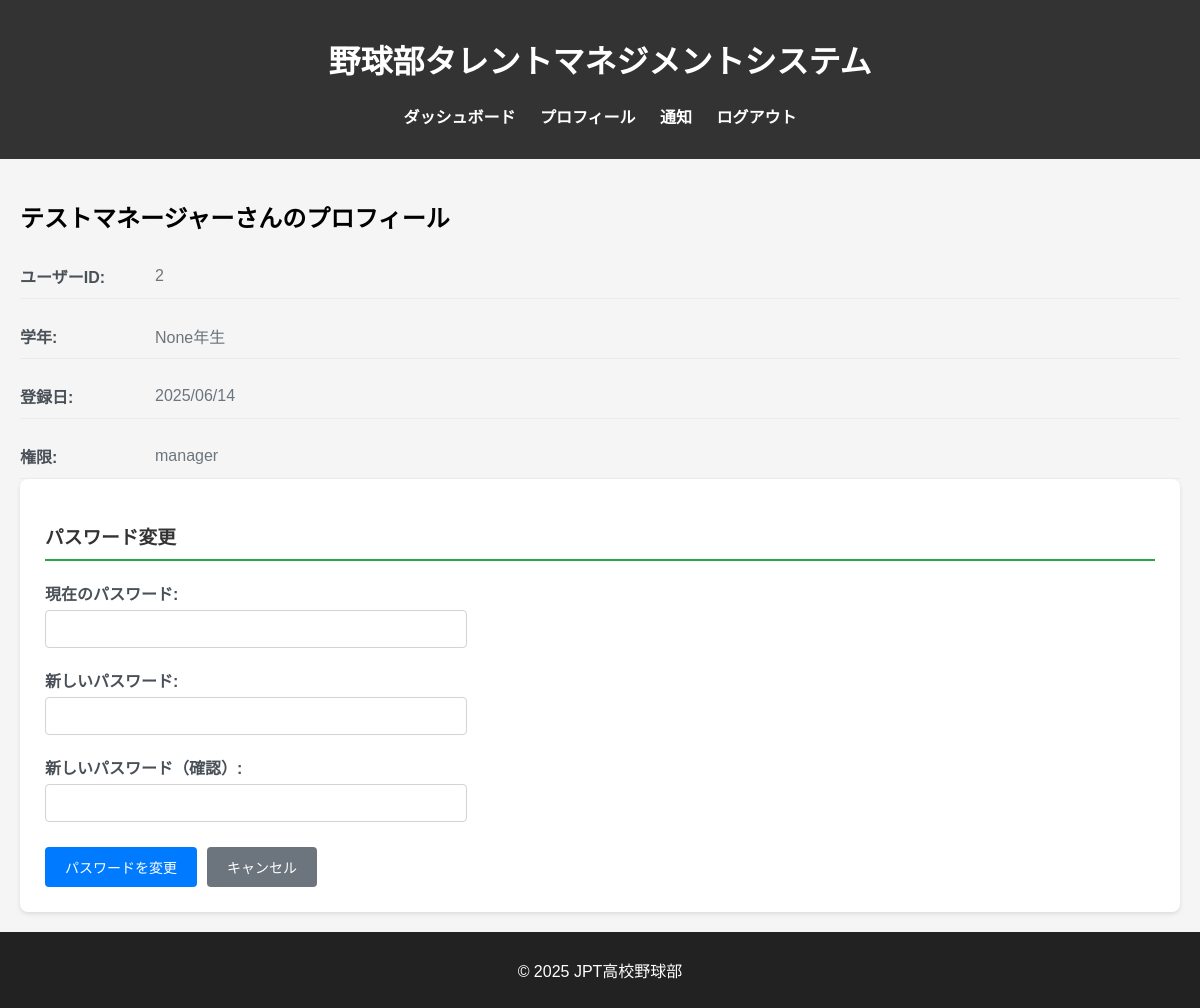
Screenshot of /profile/profile (signed in) with the database file from the repository.
### db_models.py (models this page shows, shortened)
class User(db.Model, UserMixin):
    __tablename__ = 'users'
    user_id = db.Column(db.Integer, primary_key=True)
    fs_uniquifier = db.Column(db.String(64), unique=True, nullable=False, default=lambda: str(uuid.uuid4()))  # 追加
    name = db.Column(db.String(100), nullable=False)
    password_hash = db.Column(db.String(200), nullable=False)
    grade = db.Column(db.Integer, nullable=True)
    is_active = db.Column(db.Boolean, default=True)
    created_at = db.Column(db.DateTime, default=lambda: datetime.now(tz=ZoneInfo('Asia/Tokyo')))
    updated_at = db.Column(db.DateTime, default=lambda: datetime.now(tz=ZoneInfo('Asia/Tokyo')),
                           onupdate=lambda: datetime.now(tz=ZoneInfo('Asia/Tokyo')))
    roles = db.relationship('Role', secondary='user_roles', backref=db.backref('users', lazy='dynamic'))
    def get_id(self):
        return str(self.user_id)  # Flask-Login 用の get_id()
    def has_any_role(self, *roles):
        return any(role.name in roles for role in self.roles)

class Role(db.Model, RoleMixin):
    __tablename__ = 'roles'
    id = db.Column(db.Integer, primary_key=True)
    name = db.Column(db.String(80), unique=True, nullable=False)

### blueprints/profile.py (the view)
@profile_bp.route('/profile')
@login_required
def profile():
    user_id = current_user.get_id()
    user = User.query.get(user_id)
    return render_template('profile.html',
                           user=user,
                           current_user=current_user)

### app.py (called while the page is built)
@login_manager.user_loader
def load_user(user_id):
    return User.query.get(int(user_id))

### templates/profile.html (shortened to what this page needs)
{% extends "base.html" %}
{% block content %}
<div class="user-profile-container">
    <div class="user-info-section">
        <h2>{{ user.name }}さんのプロフィール</h2>
        <div class="user-details">
            <div class="detail-row">
                <span class="detail-label">ユーザーID:</span>
                <span class="detail-value">{{ user.user_id }}</span>
            </div>
            <div class="detail-row">
                <span class="detail-label">学年:</span>
                <span class="detail-value">{{ user.grade }}年生</span>
            </div>
            <div class="detail-row">
                <span class="detail-label">登録日:</span>
                <span class="detail-value">{{ user.created_at.strftime('%Y/%m/%d') }}</span>
            </div>
            <div class="detail-row">
                <span class="detail-label">権限:</span>
                <span class="detail-value">
                    {% for role in user.roles %}
                        {{ role.name }}{% if not loop.last %}, {% endif %}
                    {% endfor %}
                </span>
            </div>
        </div>
    </div>
    <div class="password-change-section">
        <h3>パスワード変更</h3>
        <form method="POST" action="{{ url_for('profile.change_password') }}" class="password-form">
            <div class="form-group">
                <label for="current_password">現在のパスワード:</label>
                <input type="password" id="current_password" name="current_password" required>
            </div>
            <div class="form-group">
                <label for="new_password">新しいパスワード:</label>
                <input type="password" id="new_password" name="new_password" required minlength="6">
            </div>
            <div class="form-group">
                <label for="confirm_password">新しいパスワード（確認）:</label>
                <input type="password" id="confirm_password" name="confirm_password" required minlength="6">
            </div>
            <div class="form-actions">
                <button type="submit" class="btn btn-primary">パスワードを変更</button>
                <a href="{{ url_for('main.my_records') }}" class="btn btn-secondary">キャンセル</a>
            </div>
        </form>
    </div>
</div>
{% endblock %}

### static/styles.css (style rules this page uses)
body { font-family: Arial, sans-serif; margin: 0; padding: 0; background-color: #f5f5f5; }
.user-profile-container { padding: 20px; }
.user-details { display: grid; gap: 15px; }
.detail-row { display: flex; align-items: center; padding: 10px 0; border-bottom: 1px solid #e9ecef; }
.detail-label { font-weight: bold; color: #495057; min-width: 120px; margin-right: 15px; }
.detail-value { color: #6c757d; }
.password-change-section { background: #fff; padding: 25px; border-radius: 8px; box-shadow: 0 2px 4px rgba(0,0,0,0.1); }
.password-change-section h3 { color: #333; margin-bottom: 20px; border-bottom: 2px solid #28a745; padding-bottom: 10px; }
.password-form { max-width: 400px; }
.form-group { margin-bottom: 20px; }
.form-group label { display: block; margin-bottom: 5px; font-weight: bold; color: #495057; }
.form-group input { width: 100%; padding: 10px; border: 1px solid #ced4da; border-radius: 4px; font-size: 14px; }
.form-actions { display: flex; gap: 10px; margin-top: 25px; }
.btn { padding: 10px 20px; border: none; border-radius: 4px; cursor: pointer; text-decoration: none; font-size: 14px; transition: background-color 0.2s; }
.btn-primary { background-color: #007bff; color: white; }
.btn-secondary { background-color: #6c757d; color: white; }

### rows the page displays
User: name "テストマネージャー", user_id "2", grade "None", created_at "2025/06/14"
Role: name "manager"
